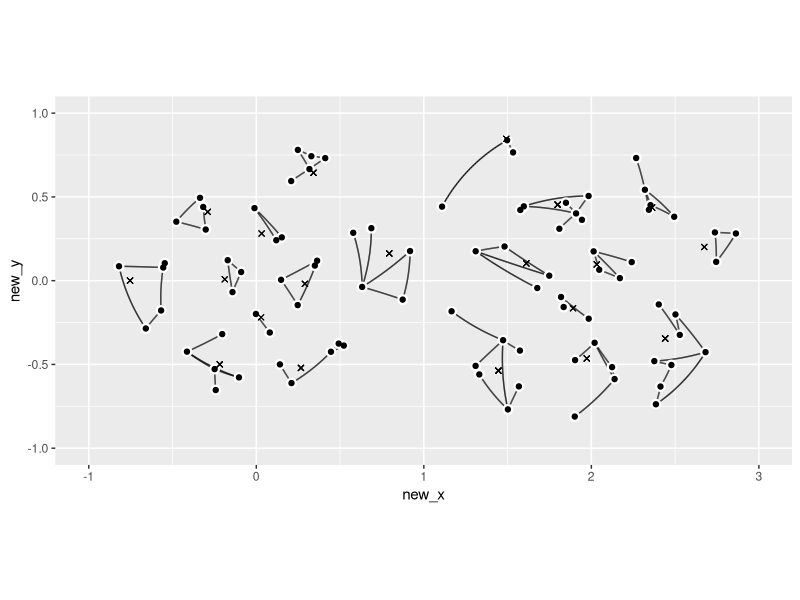

R code for this plot:
library(tidyverse)

disk_sampling <- function(points_n, candidates_n, distance_limit) {
  
  df <- tibble(
    x = c(rnorm(1), rep(0, points_n - 1)),
    y = c(rnorm(1), rep(0, points_n - 1)),
    z = c(rnorm(1), rep(0, points_n - 1))
  ) %>%
    mutate(normalize = sqrt(x^2 + y^2 + z^2)) %>%
    mutate(normalize = if_else(normalize == 0, 1, normalize)) %>%
    mutate(x = x / normalize,
           y = y / normalize,
           z = z / normalize) %>%
    select(-normalize) %>%
    rowid_to_column("id") 
  
  for(i in seq(2, points_n)) {
    
    candidates <- tibble(
      can_x = rnorm(candidates_n),
      can_y = rnorm(candidates_n),
      can_z = rnorm(candidates_n)
    ) %>%
      mutate(normalize = sqrt(can_x^2 + can_y^2 + can_z^2)) %>%
      mutate(can_x = can_x / normalize,
             can_y = can_y / normalize,
             can_z = can_z / normalize) %>%
      select(-normalize) %>%
      rowid_to_column("can_id") 
    
    best_candidate <- df %>%
      filter(x != 0 | y != 0 | z != 0) %>%
      expand_grid(candidates) %>%
      mutate(distance = acos(x * can_x + 
                               y * can_y + 
                               z * can_z)) %>%
      group_by(can_id) %>%
      summarise(distance = min(distance)) %>%
      filter(distance == max(distance)) %>%
      filter(distance > distance_limit) %>%
      slice(1) %>%
      pull(can_id)
    
    if(length(best_candidate) > 0) {
      best_candidate <- candidates %>%
        filter(can_id == best_candidate) %>%
        mutate(can_id = i) %>%
        rename_with(~ gsub("can_", "", .x))
      
      df <- df %>%
        rows_update(best_candidate, by = "id")
    }
    
  }
  
  df <- df %>%
    filter(x != 0 | y != 0 | z != 0)
  
  return(df)
}

projection <- function(df) {
  
  df <- df %>% 
    mutate(R = 1) %>%
    mutate(lat = asin(z / R),
           long = atan2(y, x)) %>%
    mutate(new_x = if_else(z < 0, x / (1 - z), x / (1 + z) + 2),
           new_y = if_else(z < 0, y / (1 - z), y / (1 + z))) %>%
    select(-R)
  
  return(df)
}

connections <- function(df) {
  
  # df <- sky %>%
  #   filter(constellation_id == 13) %>%
  #   select(constellation_id, star_id,
  #          star_x, star_y, star_z)
  
  lines <- data.frame(
    line_id_1_2 = integer(),
    id_2 = integer(),
    id_1 = integer(),
    x_2 = numeric(),
    x_1 = numeric(),
    y_2 = numeric(),
    y_1 = numeric(),
    z_2 = numeric(),
    z_1 = numeric(),
    lat_2 = numeric(),
    lat_1 = numeric(),
    long_2 = numeric(),
    long_1 = numeric(),
    new_x_2 = numeric(),
    new_x_1 = numeric(),
    new_y_2 = numeric(),
    new_y_1 = numeric()
  )
  
  if(nrow(df) <= 1) {
    return(lines)
  }
  
  connections <- df %>%
    select(starts_with("star")) %>%
    rename_with(~ paste0(gsub("star_", "", .x), "_1")) %>%
    select(id_1, x_1, y_1, z_1)
  
  connections <- connections %>%
    rename_with(~ paste0(gsub("1", "", .x), "2")) %>%
    expand_grid(connections) %>%
    filter(id_1 < id_2) %>%
    mutate(a_1_2 = y_1 * z_2 - z_1 * y_2,
           b_1_2 = z_1 * x_2 - x_1 * z_2,
           c_1_2 = x_1 * y_2 - y_1 * x_2) %>%
    rowid_to_column("line_id_1_2")
  
  intersections <- connections %>%
    rename_with(~ gsub("1", "3", .x)) %>%
    rename_with(~ gsub("2", "4", .x)) %>% 
    expand_grid(connections) %>%
    filter(line_id_1_2 < line_id_3_4) %>%
    filter((id_1 != id_3 & id_1 != id_4) &
             (id_2 != id_3 & id_2 != id_4)) %>% # remove ones that share a star
    mutate(l_1 = b_1_2 * c_3_4 - c_1_2 * b_3_4,
           m_1 = c_1_2 * a_3_4 - a_1_2 * c_3_4,
           n_1 = a_1_2 * b_3_4 - b_1_2 * a_3_4) %>%
    mutate(normal = sqrt(l_1^2 + m_1^2 + n_1^2)) %>%
    mutate(l_1 = l_1 / normal,
           m_1 = m_1 / normal,
           n_1 = n_1 / normal) %>%
    mutate(l_2 = -l_1,
           m_2 = -m_1,
           n_2 = -n_1) %>%
    mutate(normal_1 = sqrt(x_1^2 + y_1^2 + z_1^2),
           normal_2 = sqrt(x_2^2 + y_2^2 + z_2^2),
           normal_3 = sqrt(x_3^2 + y_3^2 + z_3^2),
           normal_4 = sqrt(x_4^2 + y_4^2 + z_4^2),
           normal_l_1 = sqrt(l_1^2 + m_1^2 + n_1^2),
           normal_l_2 = sqrt(l_2^2 + m_2^2 + n_2^2)) %>%  # technically, all 1's
    mutate(angle_1_l_1 = acos(round((x_1 * l_1 + y_1 * m_1 + z_1 * n_1) / 
                                      (normal_1 * normal_l_1), 7)) * 180/pi,
           angle_l_1_2 = acos(round((x_2 * l_1 + y_2 * m_1 + z_2 * n_1) / 
                                      (normal_2 * normal_l_1), 7)) * 180/pi,
           angle_1_l_2 = acos(round((x_1 * l_2 + y_1 * m_2 + z_1 * n_2) / 
                                      (normal_1 * normal_l_2), 7)) * 180/pi,
           angle_l_2_2 = acos(round((x_2 * l_2 + y_2 * m_2 + z_2 * n_2) / 
                                      (normal_2 * normal_l_2), 7)) * 180/pi,
           angle_1_2 = acos(round((x_1 * x_2 + y_1 * y_2 + z_1 * z_2) / 
                                    (normal_1 * normal_2), 7)) * 180/pi,
           angle_3_l_1 = acos(round((x_3 * l_1 + y_3 * m_1 + z_3 * n_1) / 
                                      (normal_3 * normal_l_1), 7)) * 180/pi,
           angle_l_1_4 = acos(round((x_4 * l_1 + y_4 * m_1 + z_4 * n_1) / 
                                      (normal_4 * normal_l_1), 7)) * 180/pi,
           angle_3_l_2 = acos(round((x_3 * l_2 + y_3 * m_2 + z_3 * n_2) / 
                                      (normal_3 * normal_l_2), 7)) * 180/pi,
           angle_l_2_4 = acos(round((x_4 * l_2 + y_4 * m_2 + z_4 * n_2) / 
                                      (normal_4 * normal_l_2), 7)) * 180/pi,
           angle_3_4 = acos(round((x_3 * x_4 + y_3 * y_4 + z_3 * z_4) / 
                                    (normal_3 * normal_4), 7)) * 180/pi) %>%
    mutate(sum_angle_1_l_1_2 = angle_1_l_1 + angle_l_1_2,
           sum_angle_1_l_2_2 = angle_1_l_2 + angle_l_2_2,
           sum_angle_3_l_1_4 = angle_3_l_1 + angle_l_1_4,
           sum_angle_3_l_2_4 = angle_3_l_2 + angle_l_2_4) %>%
    mutate(on_segment_1_l_1_2 = 
             if_else(abs(sum_angle_1_l_1_2 - angle_1_2) < .001, 1, 0),
           on_segment_1_l_2_2 = 
             if_else(abs(sum_angle_1_l_2_2 - angle_1_2) < .001, 1, 0),
           on_segment_3_l_1_4 = 
             if_else(abs(sum_angle_3_l_1_4 - angle_3_4) < .001, 1, 0),
           on_segment_3_l_2_4 = 
             if_else(abs(sum_angle_3_l_2_4 - angle_3_4) < .001, 1, 0)) %>%
    mutate(intersects = if_else((on_segment_1_l_1_2 == 1 & on_segment_3_l_1_4) |
                                  (on_segment_1_l_2_2 == 1 & on_segment_3_l_2_4),
                                1, 0)) %>%
    filter(intersects == 1)
  
  ## Loop through adding one at a time
  star_list <- df %>%
    arrange(sample(1:n(), n())) %>%
    pull(star_id)
  
  # while loop / for loop
  for(i in seq(1, length(star_list))) {
    # i <- 1
    current_star <- star_list[i]
    potential_lines <- connections %>%
      filter(id_1 == current_star | id_2 == current_star) %>%
      anti_join(lines, by = "line_id_1_2")
    
    # remove intersections
    limit_lines <- intersections %>%
      select(line_id_1_2, line_id_3_4)
    limit_lines <- intersections %>%
      select(line_id_1_2, line_id_3_4) %>%
      rename(line_id_1_2 = line_id_3_4,
             line_id_3_4 = line_id_1_2) %>%
      rbind(limit_lines) %>%
      inner_join(lines, by = "line_id_1_2")
    limit_lines <- limit_lines %>%
      select(line_id_1_2, line_id_3_4)
    limit_lines <- limit_lines %>%
      select(line_id_1_2, line_id_3_4) %>%
      rename(line_id_1_2 = line_id_3_4,
             line_id_3_4 = line_id_1_2) %>%
      rbind(limit_lines)
    
    potential_lines <- potential_lines %>%
      anti_join(limit_lines, by = c("line_id_1_2"))
    
    if(nrow(potential_lines) > 0) {
      lines <- potential_lines %>%
        mutate(weight = acos(x_1*x_2 + 
                               y_1 * y_2 + 
                               z_1 * z_2)) %>%
        sample_n(1, weight = 1/weight) %>% # add weights here
        select(-weight) %>%
        rbind(lines)
    }
  }
 
    lines <- lines %>%
    select(-a_1_2, -b_1_2, -c_1_2) %>%
    pivot_longer(-line_id_1_2,
                 names_to = c(".value", "star"),
                 names_sep =  "_") %>%
    projection() %>%
    pivot_wider(id_cols = line_id_1_2,
                names_from = star,
                values_from = c(id, x, y, z, lat, long,
                                new_x, new_y))
    
}


set.seed(11)
constellations <- disk_sampling(20, 25, .01) %>%
  select(-id) %>%
  rowid_to_column("id") %>%
  projection() %>%
  rename_with(~ paste0("constellation_", .x))

stars <- rbind(disk_sampling(15, 25, .01),
               disk_sampling(15, 25, .01),
               disk_sampling(15, 25, .01),
               disk_sampling(15, 25, .01),
               disk_sampling(15, 25, .01),
               disk_sampling(15, 25, .01)) %>%
  select(-id) %>%
  rowid_to_column("id") %>%
  projection() %>%
  rename_with(~ paste0("star_", .x))

sky <- constellations %>%
  expand_grid(stars) %>%
  mutate(distance = acos(constellation_x * star_x + 
                           constellation_y * star_y + 
                           constellation_z * star_z)) %>%
  filter(sign(star_z) == sign(constellation_z)) %>% # make sure they cross over line
  group_by(star_id) %>%
  filter(distance == min(distance))

# https://math.stackexchange.com/questions/2375102/parametric-equation-of-a-circle-in-3d-given-center-and-two-points-on-the-circle
move_percentage <- .25
star_movement <- sky %>%
  mutate(normal_x = star_y * constellation_z - star_z * constellation_y,
         normal_y = star_z * constellation_x - star_x * constellation_z,
         normal_z = star_x * constellation_y - star_y * constellation_x,
         interior = star_x * constellation_x + 
           star_y * constellation_y + 
           star_z * constellation_z) %>%
  mutate(normal_norm = sqrt(normal_x^2 + normal_y^2 + normal_z^2)) %>%
  mutate(normal_x = normal_x / normal_norm,
         normal_y = normal_y / normal_norm,
         normal_z = normal_z / normal_norm) %>%
  mutate(angle = acos(interior) * move_percentage,
         perp_x = normal_y * star_z - normal_z * star_y,
         perp_y = normal_z * star_x - normal_x * star_z,
         perp_z = normal_x * star_y - normal_y * star_x) %>%
  mutate(perp_norm = sqrt(perp_x^2 + perp_y^2 + perp_z^2)) %>%
  mutate(perp_x = perp_x / perp_norm,
         perp_y = perp_y / perp_norm,
         perp_z = perp_z / perp_norm) %>%
  mutate(star_x = cos(angle) * star_x + sin(angle) * perp_x,
         star_y = cos(angle) * star_y + sin(angle) * perp_y,
         star_z = cos(angle) * star_z + sin(angle) * perp_z)
         
star_movement <- star_movement %>%
  select(star_id, star_x, star_y, star_z) %>%
  rename_with(~ gsub("star_", "", .x)) %>%
  projection() %>%
  rename_with(~ paste0("star_", .x))

sky <- sky %>%
  rows_update(star_movement, by = "star_id")

lines <- sky %>%
  select(constellation_id, star_id,
         star_x, star_y, star_z) %>%
  nest(data = c(star_id, star_x, star_y, star_z)) %>%
  mutate(data = map(data, connections)) %>%
  unnest(data)

# https://math.stackexchange.com/questions/383711/parametric-equation-for-great-circle
curves <- lines %>%
  expand_grid(f = seq(0, 1, length.out = 100)) %>%
  mutate(d = acos(sin(lat_1) * sin(lat_2) + cos(lat_1) * cos(lat_2) * cos(long_1 - long_2))) %>%
  mutate(A = sin((1 - f) * d) / sin(d),
         B = sin(f * d) / sin(d)) %>%
  mutate(x = A * cos(lat_1) * cos(long_1) + B * cos(lat_2) * cos(long_2),
         y = A * cos(lat_1) * sin(long_1) + B * cos(lat_2) * sin(long_2),
         z = A * sin(lat_1)               + B * sin(lat_2)) %>%
  select(constellation_id, line_id_1_2, x, y, z) %>%
  projection() %>%
  group_by(constellation_id, line_id_1_2) %>%
  mutate(next_new_x = lead(new_x),
         next_new_y = lead(new_y)) %>%
  filter(!is.na(next_new_x))

ggplot(data = sky) +
  geom_segment(data = curves, aes(x = new_x, y = new_y, 
                               xend = next_new_x, yend = next_new_y)) +
  geom_point(aes(x = star_new_x, y = star_new_y), color = "white", size = 3) +
  geom_point(aes(x = star_new_x, y = star_new_y)) +
  geom_point(aes(x = constellation_new_x, y = constellation_new_y),
             shape = 4) +
  scale_x_continuous(limits = c(-1, 3)) +
  scale_y_continuous(limits = c(-1, 1)) +
  coord_equal()
# Looks cool
# just need to make pretty